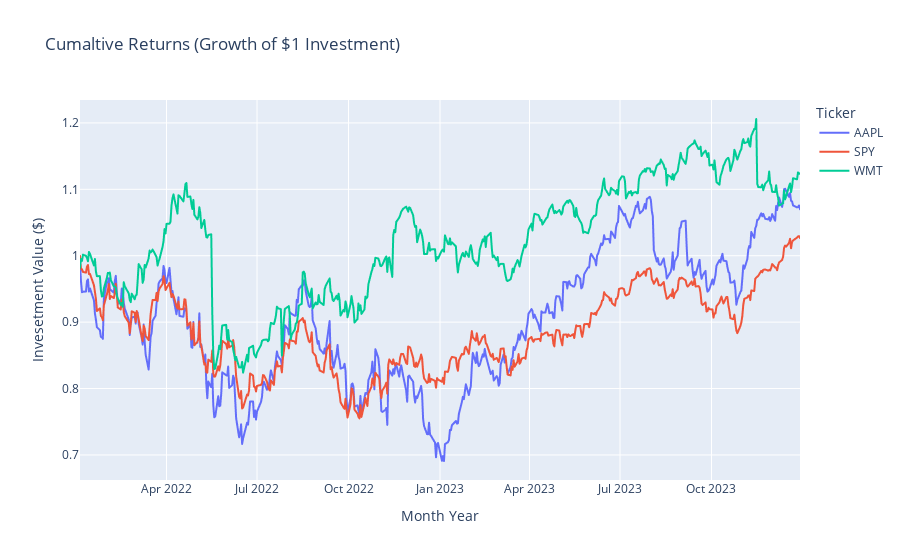

Write notebook code for a chart like this one.
### Markdown cell above
From the figure, we can see that the stock price of WMT is the lowest around $50 and SPY has the highest around $400+. Next, we will normailze the data by calculating cumuative returns to compare stocks fairly.

### Code cell
cumulative_returns = (1 + returns).cumprod()
fig_cum = px.line(cumulative_returns, title="Cumaltive Returns (Growth of $1 Investment)", labels={"value": "Invesetment Value ($)", "Date": "Month Year"})
fig_cum.show()

### Figure 1 — Plotly figure (JSON) as saved in the notebook; plotly's stock layout.template omitted (floating-point values rounded to 4 significant figures; data arrays with more than 128 entries replaced by an {"elided": "..."} marker saying what was removed)
{"data": [{"hovertemplate": "Ticker=AAPL<br>Month Year=%{x}<br>Invesetment Value ($)=%{y}<extra></extra>", "legendgroup": "AAPL", "line": {"color": "#636efa", "dash": "solid"}, "marker": {"symbol": "circle"}, "mode": "lines", "name": "AAPL", "showlegend": true, "type": "scattergl", "x": {"elided": "500 str values"}, "xaxis": "x", "y": {"elided": "500 float values"}, "yaxis": "y"}, {"hovertemplate": "Ticker=SPY<br>Month Year=%{x}<br>Invesetment Value ($)=%{y}<extra></extra>", "legendgroup": "SPY", "line": {"color": "#EF553B", "dash": "solid"}, "marker": {"symbol": "circle"}, "mode": "lines", "name": "SPY", "showlegend": true, "type": "scattergl", "x": {"elided": "500 str values"}, "xaxis": "x", "y": {"elided": "500 float values"}, "yaxis": "y"}, {"hovertemplate": "Ticker=WMT<br>Month Year=%{x}<br>Invesetment Value ($)=%{y}<extra></extra>", "legendgroup": "WMT", "line": {"color": "#00cc96", "dash": "solid"}, "marker": {"symbol": "circle"}, "mode": "lines", "name": "WMT", "showlegend": true, "type": "scattergl", "x": {"elided": "500 str values"}, "xaxis": "x", "y": {"elided": "500 float values"}, "yaxis": "y"}], "layout": {"legend": {"title": {"text": "Ticker"}, "tracegroupgap": 0}, "title": {"text": "Cumaltive Returns (Growth of $1 Investment)"}, "xaxis": {"anchor": "y", "domain": [0, 1], "title": {"text": "Month Year"}}, "yaxis": {"anchor": "x", "domain": [0, 1], "title": {"text": "Invesetment Value ($)"}}}}
